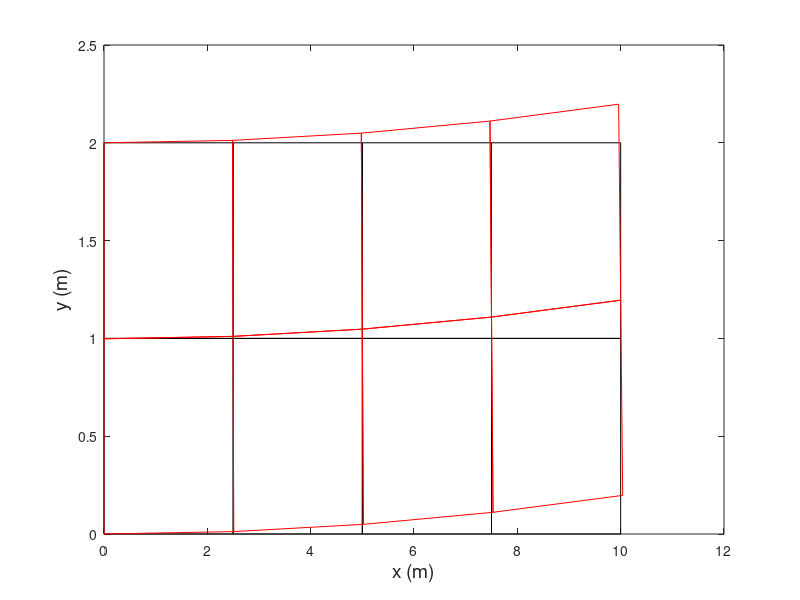

This chart was generated by the following MATLAB code:
%clear all; close all;

% Setting parameters for solid
E = 1500;          % Youngs Mod
v = 0.499;
height = 2;
Length = 10;              % length of bar
% 
lamb = E*v/((1+v)*(1-2*v));
mu = E/(2*(1+v));
Dmu = [2*mu 0 0;0 2*mu 0;0 0 mu];

f_ = 10;            % Distributed load max (f bar)
%disp(D);

nel_y = 2;   nnp_y = nel_y + 1;     % number of elem and nodes in y-dir
nel_x = 4;  nnp_x = nel_x + 1;     % number of elem and nodes in x-dir
nel = nel_y * nel_x;                % number total elem
nnp = nnp_y * nnp_x;                % number total nodes
Le = min(height/nel_y,Length/nel_x);         % element length in x-dir
dof = 2*(nel_y+1)*(nel_x+1);      % size of M and K matrices 

NPxy = zeros(2,nnp);            % Nodal point x and y values
ICA = zeros(nel,4);             % Nodal Interconnectivity Matrix
MCA = zeros(nel,8);             % Nodal xy Interconnectivity Matrix
Ess_BC_y = zeros(1,nnp);            % y Essential boundary vetor
Ess_BC_x = zeros(1,nnp);            % x Essential boundary vetor
Nat = zeros(1,nnp);             % Natural boundary vetor

EBC_yCount = 0;
EBC_xCount = 0;

% Algorithm for flagging Nodal Boundary Conditions
for np = 1:nnp
    NPxy(1,np) = EBC_xCount*Length/nel_x;
    if NPxy(1,np) == 10
        Nat(1,np) = 1;
    else if NPxy(1,np) == 0
            Ess_BC_x(1,np) = 1;
        end
    end 
    NPxy(2,np) = (nnp_y-1-EBC_yCount)*height/(nnp_y-1);
    if NPxy(2,np) == 0 && NPxy(1,np) == 0
        Ess_BC_y(1,np) = 1;
    end 
    if EBC_yCount == nnp_y-1
        EBC_yCount = 0;
        EBC_xCount = EBC_xCount+1; 
    else
        EBC_yCount = EBC_yCount+1;
    end
end
colmCor = 0;  % Corrector for connectivity matrices based on column counter
colmCount = 1;   % Counter for the number of columns of elements (el x-dir)
% Algorithm for generating connectivity matrices
for np = 1:nel
    ICA(np,1) = np + (colmCor);
    MCA(np,1) = (np + (colmCor))*2-1;
    MCA(np,2) = (np + (colmCor))*2;
    
    ICA(np,2) = np+1 + (colmCor);
    MCA(np,3) = (np+1 + (colmCor))*2-1;
    MCA(np,4) = (np+1 + (colmCor))*2;
    
    ICA(np,3) = np+1+nnp_y + (colmCor);
    MCA(np,5) = (np+1+nnp_y + (colmCor))*2-1;
    MCA(np,6) = (np+1+nnp_y + (colmCor))*2;
    
    ICA(np,4) = np +nnp_y + (colmCor);
    MCA(np,7) = (np+nnp_y + (colmCor))*2-1;
    MCA(np,8) = (np+nnp_y + (colmCor))*2;
    
    if colmCount == nnp_y-1
        colmCount = 1;
        colmCor = colmCor+1;
    else
        colmCount = colmCount+1;
    end
end
   
elx = zeros(nel,5);
ely = zeros(nel,5);

hh = waitbar(0,'Building Stiffness and Mass Matrices. Please Wait...');

GP = [-1/sqrt(3)  1/sqrt(3)]; % 2 point***********
W = [1  1];    % 2 point ************
% GP = [-.7745966692 0 .7745966692]; % 3 point
% W = [.5555555556 .8888888889 .5555555556];    % 3 point
% GP = [-.8611363116 -.3399810436 .8611363116 .3399810436]; % 4 point
% W = [.3478548451 .6521451549 .3478548451 .6521451549];    % 4 point

    F = zeros(dof,1);
    Kmu = zeros(dof);
    M = eye(nel);
    G = zeros(dof,nel);
set(gcf, 'Visible', 'off')
figure(1)
for el = 1:nel
    for i=1:4
        elx(el,i) = NPxy(1,ICA(el,i));
        ely(el,i) = NPxy(2,ICA(el,i));

        if i==1
            elx(el,5) = NPxy(1,ICA(el,i));
            ely(el,5) = NPxy(2,ICA(el,i));
        end
    end
    set(gcf, 'Visible', 'off')
    plot (elx(el,1:5), ely(el,1:5),'Color','k')
    hold on
    
    h = ely(el,4)-ely(el,3);

    xy_e = transpose(NPxy(1:2,ICA(el,1:4)));

    K_e_mu = zeros(8);
    F_e = zeros(8,1);
    L_e = zeros(1,8);
    
    for i=1:max(size(GP))
        for j=1:max(size(GP))
            % Guass points in this loop
            psi = GP(i);
            eta = GP(j);
            % GN matrix derived form the gradient operator acting on the
            % shape function matrix
            GN = .25*[eta-1 1-eta 1+eta -eta-1
                      psi-1 -psi-1 1+psi 1-psi];
            J = GN*xy_e;            % Jacobian
            detJ = det(J);          % Determinant jacobian        
         
            BB = J\GN;% compute the derivative of the shape functions

            B1x = BB(1,1); B2x = BB(1,2); B3x = BB(1,3); B4x = BB(1,4);

            B1y = BB(2,1); B2y = BB(2,2); B3y = BB(2,3); B4y = BB(2,4);
        
            B = [ B1x      0     B2x     0      B3x    0      B4x     0  ;
                0     B1y     0     B2y      0     B3y     0      B4y; 
              B1y     B1x    B2y    B2x     B3y    B3x    B4y     B4x];
            
            % Summing up the element stiffness and mass matrices
            K_e_mu = K_e_mu + W(i)*W(j)*(B'*Dmu*B)*detJ;
            
            L_e = L_e + [B1x B1y, B2x B2y, B3x B3y, B4x B4y];

        end
        
        if Nat(ICA(el,4)) == 1  % Checks if element has a natural BC
            eta=1;    % Set eta to one for guass integration along that edge
            % Adjusting shape funtions for building up the element force matrix
            N1 = .25*(1-psi)*(1-eta);
            N2 = .25*(1+psi)*(1-eta);
            N3 = .25*(1+psi)*(1+eta);
            N4 = .25*(1-psi)*(1+eta);

            yN = [ely(el,1) 0 ely(el,2) 0 ely(el,3) 0 ely(el,4) 0];

            N = [N1 0 N2 0 N3 0 N4 0;0 N1 0 N2 0 N3 0 N4];
            
            fyN = -f_*(yN*N'*[1; 0]-1);
            disp(fyN)

            F_e = F_e + W(i)*fyN*N'*[1; 0]*h/2;
            
        end
    end 
    %disp(F_e)
    % Scatter and add the element stiff matrix into the global stiff matrix
    Kmu(MCA(el,1:8),MCA(el,1:8)) = Kmu(MCA(el,1:8),MCA(el,1:8)) + K_e_mu;
    % Scatter and add the element force vector into the global force vector
    G(MCA(el,1:8),el) = G(MCA(el,1:8),el) - L_e';
    % Scatter and add the element forc e vector into the global force vector
    F(MCA(el,1:8),1) = F(MCA(el,1:8),1) + F_e;
    waitbar(el/nel);
end
close(hh);
%disp(F)
% Algorithm: Applies partioning to K matrix at Ess BCs x and y

Kf = Kmu -lamb*G*(M\G');

for np = 1:nnp
    % Checking for true flags in x-dir essential boundary flag vec
    if Ess_BC_x(np) == 1
        Kf(np*2-1,:) = 0;
        Kf(:,np*2-1) = 0;
        Kf(np*2-1,np*2-1) = 1;
    end
    % Checking for true flags in y-dir essential boundary flag vec
    if Ess_BC_y(np) == 1
        Kf(np*2,:) = 0;
        Kf(:,np*2) = 0;
        Kf(np*2,np*2) = 1;
    end
end

%K = sparse(K);
%  F(dof-5) = -10;
%  F(dof-3) = -20;
%  F(dof-1) = -10;
S=1;
Ff = F;
df = Kf\Ff;
df=S*df;
set(gcf, 'Visible', 'off')
for el = 1:nel
    for i=1:4
        elx(el,i) = elx(el,i)+ df(ICA(el,i)*2-1);
        ely(el,i) = ely(el,i) +df(ICA(el,i)*2);

        if i==1
            elx(el,5) = elx(el,5)+df(ICA(el,i)*2-1);
            ely(el,5) = ely(el,5)+df(ICA(el,i)*2);
        end
    end
    set(gcf, 'Visible', 'off')
    plot (elx(el,1:5), ely(el,1:5),'Color','r')
    hold on
end
set(gcf, 'Visible', 'on')
% Create xlabel
xlabel({'x (m)'},'FontWeight','normal','FontSize',14);
% Create ylabel
ylabel({'y (m)'},'FontWeight','normal'...
    ,'FontSize',14);
x= 10;
y=2;
u_xy = 2*f_*(1-v^2)/(E*height)*x*(height/2-y);
disp('Analytical x displacement = ')
disp(u_xy)
disp('FE x displacement = ')
disp(df(13*2-1))
v_xy = f_*(1-v^2)/(E*height)*(x^2+v/(1-v)*y*(y-height));
disp('Analytical y displacement = ')
disp(v_xy)
disp('FE y displacement = ')
disp(df(13*2))